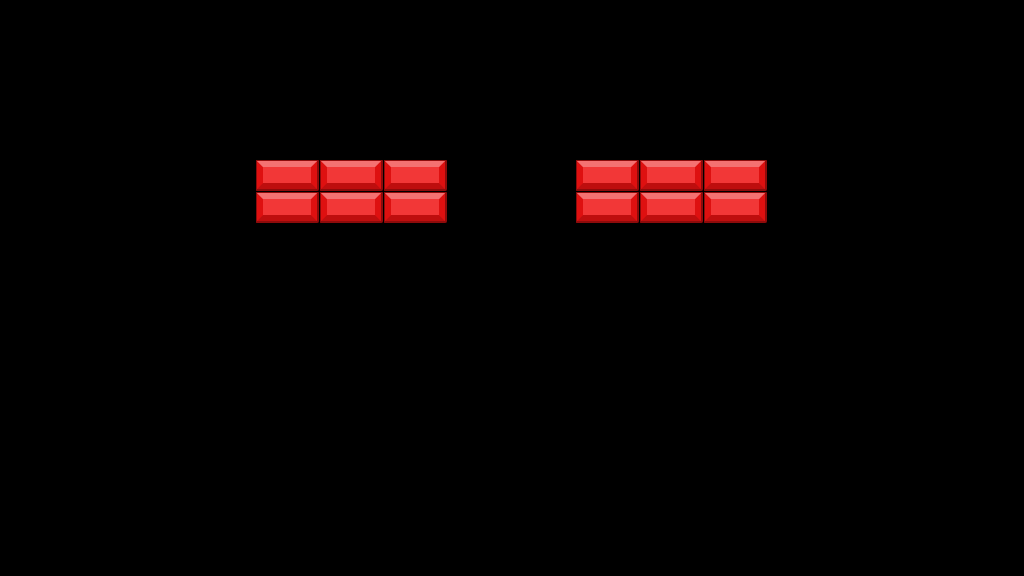

Below is a game level as drawn by its tile map, then a one-line description and the .tmx file that defines it, in full:
An orthogonal 16x18 tile map with 64x32 px tiles, 1 tile layer (Kachelebene 1).

<map version="1.0" orientation="orthogonal" renderorder="right-down" width="16" height="18" tilewidth="64" tileheight="32" nextobjectid="1">
 <tileset firstgid="1" name="bricks" tilewidth="64" tileheight="32" spacing="1" margin="1" tilecount="12" columns="1">
  <image source="../assets/bricks.png" width="129" height="400" />
 </tileset>
 <layer name="Kachelebene 1" width="16" height="18">
  <data encoding="csv">
0,0,0,0,0,0,0,0,0,0,0,0,0,0,0,0,
0,0,0,0,0,0,0,0,0,0,0,0,0,0,0,0,
0,0,0,0,0,0,0,0,0,0,0,0,0,0,0,0,
0,0,0,0,0,0,0,0,0,0,0,0,0,0,0,0,
0,0,0,0,0,0,0,0,0,0,0,0,0,0,0,0,
0,0,0,0,1,1,1,0,0,1,1,1,0,0,0,0,
0,0,0,0,1,1,1,0,0,1,1,1,0,0,0,0,
0,0,0,0,0,0,0,0,0,0,0,0,0,0,0,0,
0,0,0,0,0,0,0,0,0,0,0,0,0,0,0,0,
0,0,0,0,0,0,0,0,0,0,0,0,0,0,0,0,
0,0,0,0,0,0,0,0,0,0,0,0,0,0,0,0,
0,0,0,0,0,0,0,0,0,0,0,0,0,0,0,0,
0,0,0,0,0,0,0,0,0,0,0,0,0,0,0,0,
0,0,0,0,0,0,0,0,0,0,0,0,0,0,0,0,
0,0,0,0,0,0,0,0,0,0,0,0,0,0,0,0,
0,0,0,0,0,0,0,0,0,0,0,0,0,0,0,0,
0,0,0,0,0,0,0,0,0,0,0,0,0,0,0,0,
0,0,0,0,0,0,0,0,0,0,0,0,0,0,0,0
</data>
 </layer>
</map>
